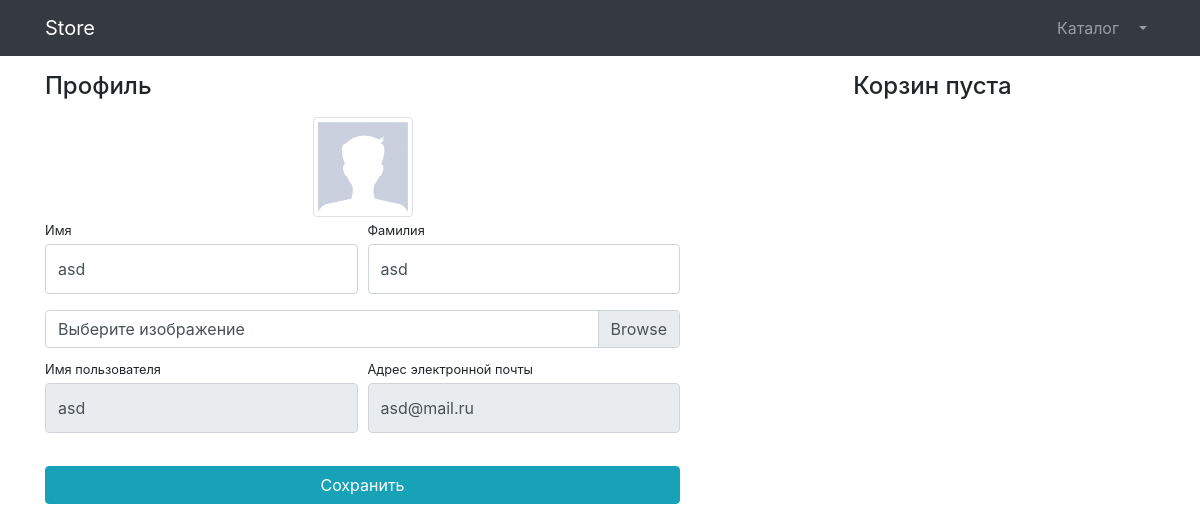
The page /users/profile/9/ (signed in) on the database its author committed.
### users/models.py (models this page shows)
class User(AbstractUser):
    image = models.ImageField(upload_to='users_images', null=True, blank=True)

### users/views.py (the view, shortened to what this page needs)
# urls.py: path('profile/<int:pk>/', login_required(UserProfileView.as_view()), name='profile'),
class UserProfileView(UpdateView):
    model = User
    form_class = UserProfileForm
    template_name = 'users/profile.html'
    def get_context_data(self, **kwargs):
        context = super(UserProfileView, self).get_context_data()
        context['title'] = 'Store - Личный кабинет'
        context['baskets'] = Basket.objects.filter(user=self.object)
        return context

### users/forms.py
class UserProfileForm(UserChangeForm):
    first_name = forms.CharField(widget=forms.TextInput(attrs={'class': 'form-control py-4'}))
    last_name = forms.CharField(widget=forms.TextInput(attrs={'class': 'form-control py-4'}))
    image = forms.ImageField(widget=forms.FileInput(attrs={'class': 'custom-file-input'}), required=False) # не обяз
    username = forms.CharField(widget=forms.TextInput(attrs={'class': 'form-control py-4', 'readonly': True}))
    email = forms.CharField(widget=forms.TextInput(attrs={'class': 'form-control py-4', 'readonly': True}))
    class Meta:
        model = User
        fields = ('first_name', 'last_name', 'image', 'username', 'email')

### users/templates/users/profile.html (shortened to what this page needs)
{% extends 'products/base.html' %}
{% load static %}
{% block css %}
<link href="{% static 'vendor/css/profile.css' %}" rel="stylesheet">
{% endblock %}
{% block content %}
<div class="container">
    <div class="row">
        <div class="col-lg-7">
            <h4 class="mt-3 mb-3">Профиль</h4>
            <div class="col-lg-12 text-center">
                <img width="100" height="100"
                     src="{% if user.image %} {{ users.image.url }} {% else %} {% static 'vendor/img/users/default_avatar.jpg' %} {% endif %}"
                     class="img-thumbnail">
            </div>
            <form action="{% url 'users:profile' user.id %}" method="post" enctype="multipart/form-data">
                <div class="form-row">
                    <div class="col-lg-6">
                        <div class="form-group">
                            <label class="small mb-1" for="{{ form.first_name.id_for_label }}">
                                Имя
                            </label>
                            {{ form.first_name }}
                        </div>
                    </div>
                    <div class="col-lg-6">
                        <div class="form-group">
                            <label class="small mb-1" for="{{ form.last_name.id_for_label }}">
                                Фамилия
                            </label>
                            {{ form.last_name }}
                        </div>
                    </div>
                </div>
                <div class="form-row mb-2">
                    <div class="col-lg-12">
                        <div class="custom-file">
                            <label class="custom-file-label" for="{{ form.image.id_for_label }}">
                                Выберите изображение
                            </label>
                        </div>
                    </div>
                </div>
                <div class="form-row">
                    <div class="col-lg-6">
                        <label class="small mb-1" for="{{ form.last_name.id_for_label }}">
                            Имя пользователя
                        </label>
                        {{ form.username }}
                    </div>
                    <div class="col-lg-6">
                        <label class="small mb-1" for="{{ form.email.id_for_label }}">
                            Адрес электронной почты
                        </label>
                        {{ form.email }}
                    </div>
                </div>
                <div class="form-row">
                    <div class="col-lg-12" style="margin-top: 33px;">
                        <input class="btn btn-info btn-block" type="submit" value="Сохранить">
                    </div>
                </div>
            </form>
        </div>
        <div class="col-lg-5">
            {% include 'products/baskets.html' %}
        </div>
    </div>
</div>
{% endblock %}

### rows shown on the page
User: first_name "asd", last_name "asd", username "asd", email "asd@mail.ru"
